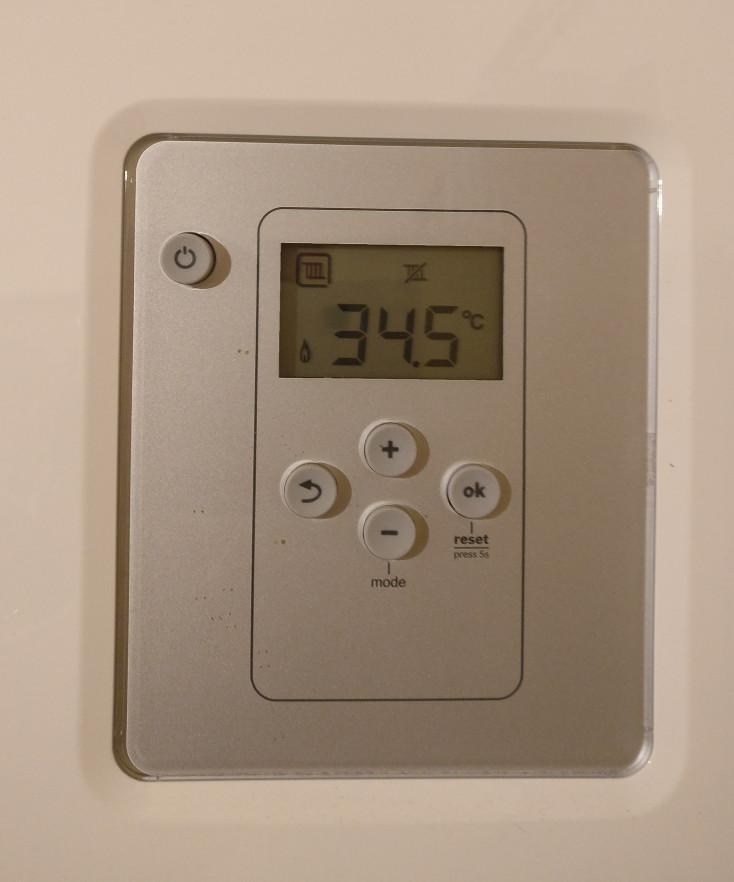
#> input picture example.jpg, 734 x 882 px
$ python seam_carving.py --image example.jpg
#> lines starting #> are read from the running program, lines starting #| are printed output that depends on the picture
from skimage import transform
from skimage import filters
import argparse
import cv2

ap = argparse.ArgumentParser()
ap.add_argument("-i", "--image", required=True, help="path to input image file")
ap.add_argument("-d", "--direction", type=str, default="vertical", help="seam removal direction")
args = vars(ap.parse_args())

image = cv2.imread(args["image"])
#> image is the input picture: shape (882, 734, 3); mean B, G, R 129, 147.5, 166.8
gray = cv2.cvtColor(image, cv2.COLOR_BGR2GRAY)
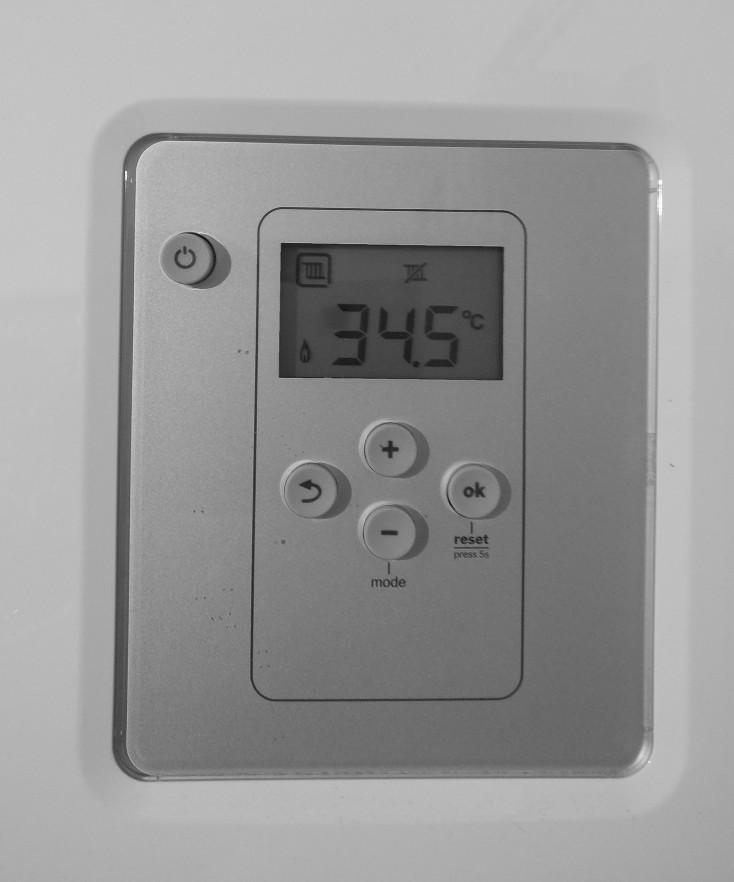
#> gray: shape (882, 734); min 9, max 253, mean 151.1

mag = filters.sobel(gray.astype("float"))
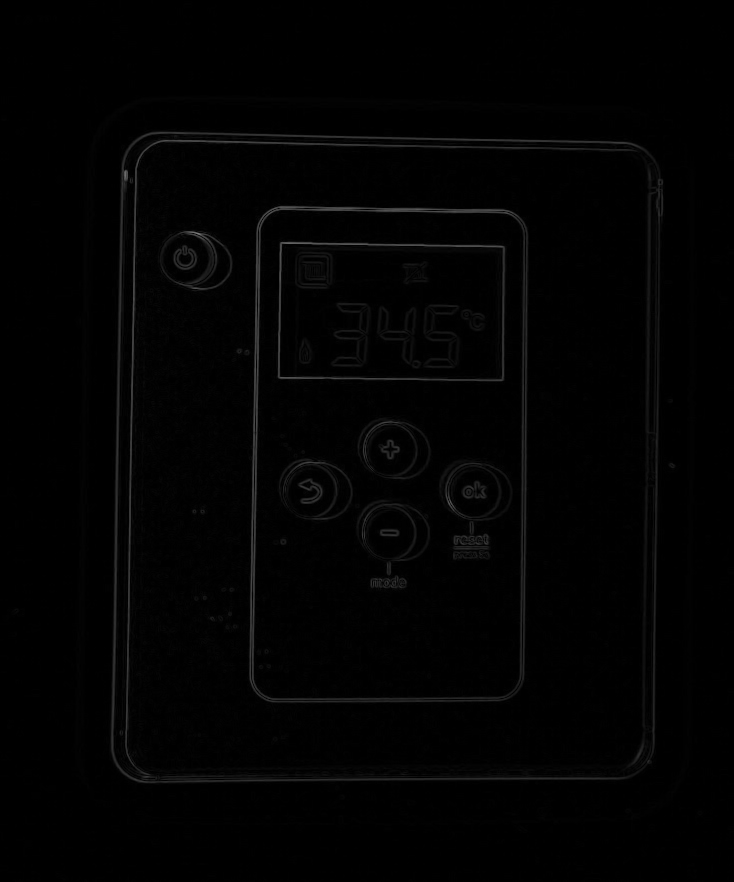
#> mag: shape (882, 734) float64; min 0, max 125.7, mean 2.7
cv2.imshow("Original", image)

for numSeams in range(20, 140, 20):
#> (the run stopped early here; a loop or call above may not have finished)

$ run again, on fn059t2afunaff017.png
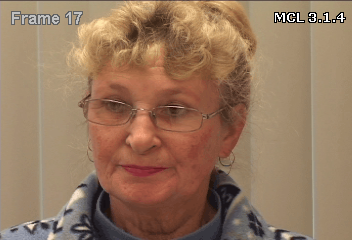
#> input picture fn059t2afunaff017.png, 352 x 240 px
#> image is the input picture: shape (240, 352, 3); mean B, G, R 94.5, 119.1, 149.8
#> `gray = cv2.cvtColor(image, cv2.COLOR_BGR2GRAY)`:
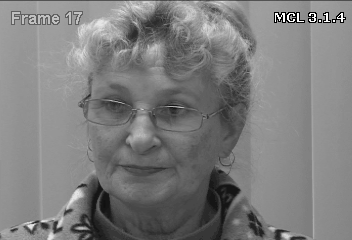
#> gray: shape (240, 352); min 0, max 255, mean 125.4
#> `mag = filters.sobel(gray.astype("float"))`:
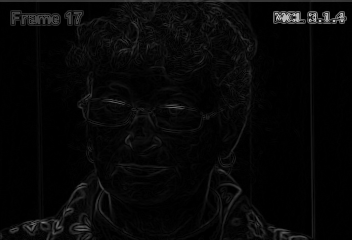
#> mag: shape (240, 352) float64; min 0, max 201.6, mean 7.5

$ run again, on ll042t1aaaff650.png
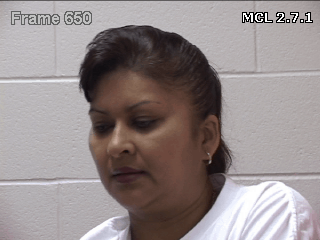
#> input picture ll042t1aaaff650.png, 320 x 240 px
#> image is the input picture: shape (240, 320, 3); mean B, G, R 139.3, 139.2, 148.7
#> `gray = cv2.cvtColor(image, cv2.COLOR_BGR2GRAY)`:
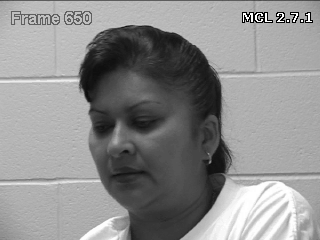
#> gray: shape (240, 320); min 0, max 255, mean 142
#> `mag = filters.sobel(gray.astype("float"))`:
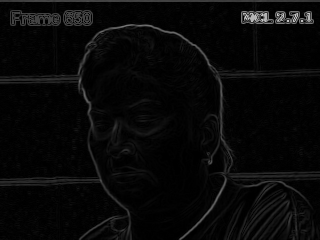
#> mag: shape (240, 320) float64; min 0, max 201.6, mean 8.7
